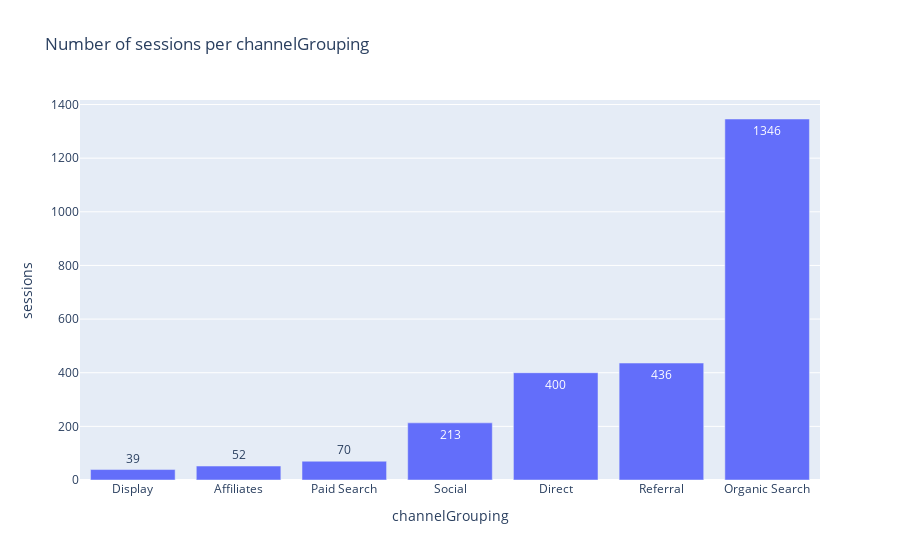

This figure's notebook cell:
### Markdown cell above
![newplot (4)](newplot%20(4).png)

### Code cell
# Plot the number of sessions per channel grouping using the predefined plotting function
plot_sessions_per_group(df_clean, 'channelGrouping')

### Figure 1 — Plotly figure (JSON) as saved in the notebook; plotly's stock layout.template omitted (floating-point values rounded to 4 significant figures)
{"data": [{"alignmentgroup": "True", "hovertemplate": "channelGrouping=%{x}<br>sessions=%{text}<extra></extra>", "legendgroup": "", "marker": {"color": "#636efa", "pattern": {"shape": ""}}, "name": "", "offsetgroup": "", "orientation": "v", "showlegend": false, "text": [39, 52, 70, 213, 400, 436, 1346], "textposition": "auto", "x": ["Display", "Affiliates", "Paid Search", "Social", "Direct", "Referral", "Organic Search"], "xaxis": "x", "y": [39, 52, 70, 213, 400, 436, 1346], "yaxis": "y", "type": "bar"}], "layout": {"xaxis": {"anchor": "y", "domain": [0, 1], "title": {"text": "channelGrouping"}}, "yaxis": {"anchor": "x", "domain": [0, 1], "title": {"text": "sessions"}}, "legend": {"tracegroupgap": 0}, "title": {"text": "Number of sessions per channelGrouping"}, "barmode": "relative"}}
